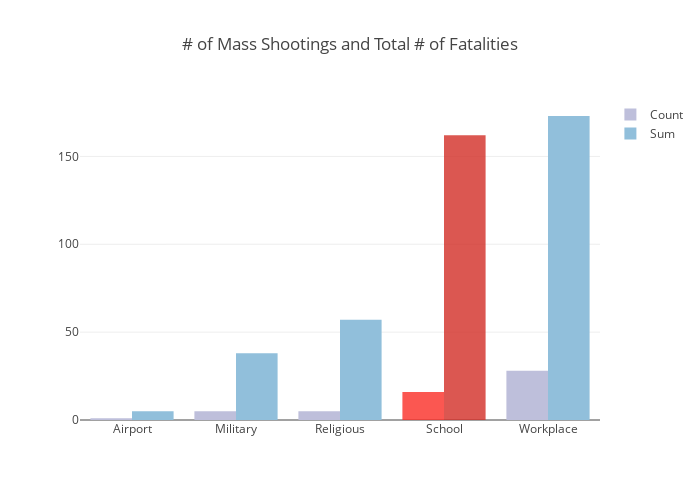

Notebook code cell kept with this figure:
### Code cell
#sum_per_venue.plot.barh(y=['sum','count'],stacked='True',colormap='jet')
ctable1 = ['rgb(145,191,219)']*5
ctable1[3] = 'rgba(210,45,38,0.8)'
ctable2 = ['rgb(190,191,219)']*5
ctable2[3] = 'rgba(250,45,38,0.8)'
width = list(np.full(5,0.4))

data1 = Bar(x=df_mj['Venue'],
            y=df_mj['sum'],marker=dict(color=ctable1),width=width,name='Sum')
data2 = Bar(x=df_mj['Venue'],
            y=df_mj['count'],marker=dict(color=ctable2),width=width,name='Count')

layout = Layout(autosize=False,width=700,height=500, title='# of Mass Shootings and Total # of Fatalities')
         #margin=Margin(l=20,r=20,b=20,t=20,pad=4),
         #paper_bgcolor='#7f7f7f',
         #plot_bgcolor='#c7c7c7')
data=[data2,data1]
fig = Figure(data=data,layout=layout)
#ply.iplot(fig, filename='count_sum_fatalities_by_venue')
iplot(fig, filename='count_sum_fatalities_by_venue')

### Figure 1 — Plotly figure (JSON) as saved in the notebook; plotly's stock layout.template omitted (floating-point values rounded to 4 significant figures)
{"data": [{"marker": {"color": ["rgb(190,191,219)", "rgb(190,191,219)", "rgb(190,191,219)", "rgba(250,45,38,0.8)", "rgb(190,191,219)"]}, "name": "Count", "type": "bar", "width": [0.4, 0.4, 0.4, 0.4, 0.4], "x": ["Airport", "Military", "Religious", "School", "Workplace"], "y": [1, 5, 5, 16, 28]}, {"marker": {"color": ["rgb(145,191,219)", "rgb(145,191,219)", "rgb(145,191,219)", "rgba(210,45,38,0.8)", "rgb(145,191,219)"]}, "name": "Sum", "type": "bar", "width": [0.4, 0.4, 0.4, 0.4, 0.4], "x": ["Airport", "Military", "Religious", "School", "Workplace"], "y": [5, 38, 57, 162, 173]}], "layout": {"autosize": false, "height": 500, "title": "# of Mass Shootings and Total # of Fatalities", "width": 700}}
